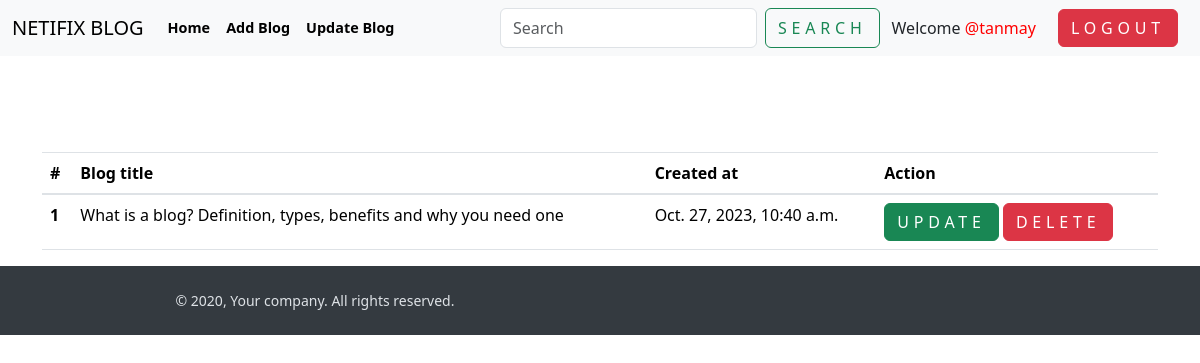
The page /see_blog/ (signed in) on the database its author committed.
### blogapp/models.py (models this page shows, shortened)
class blogmodel(models.Model):
    user=models.ForeignKey(User, blank=True, null=True, on_delete=models.CASCADE)
    title = models.CharField(max_length=1500)
    content=HTMLField()
    slug=models.SlugField(max_length=1000,null=True,blank=True)
    image=models.ImageField(upload_to='media')
    created_at=models.DateTimeField( auto_now_add=True)
    updated_at=models.DateTimeField( auto_now=True)

### blogapp/views.py (the view)
# urls.py: path('see_blog/',see_blog,name="see_blog")
@login_required(login_url="/login/")
def see_blog(request):
    try:
     blog_objs=blogmodel.objects.filter(user=request.user)
     context={
        'blog_objs': blog_objs
     }
    except Exception as e:
        print(e)
    return render(request, 'see_blog.html',context)

### templates/see_blog.html
{% extends "base.html" %}
{% block start %}
<section class="mt-5 pt-5">
    <div class="container">
        <table class="table">
        <thead>
          <tr>
            <th scope="col">#</th>
            <th scope="col">Blog title</th>
            <th scope="col">Created at</th>
            <th scope="col">Action</th>
          </tr>
        </thead>
        <tbody>
            {% for blog in blog_objs %}
          <tr>
            <th scope="row">{{forloop.counter}}</th>
            <td>{{blog.title}}</td>
            <td>{{blog.created_at}}</td>
            <td>
                <a href="/blog_update/{{blog.slug}}" class="btn btn-success">Update</a>
                <a href="/blog_delete/{{blog.id}}" class="btn btn-danger">Delete</a>
            </td>
          </tr>
          {% endfor %}
          </tbody>
          </table>
    </div>
</section>
{% endblock %}

### templates/base.html (shortened to what this page needs)
<!DOCTYPE html>
<html lang="en">
<head>
    <link rel="stylesheet" href="/media/css/nouislider.css">
    <link rel="stylesheet" href="/media/css/swiper.min.css">
    <link rel="stylesheet" href="/media/css/magnific-popup.css">
    <link rel="stylesheet" href="/media/css/default.css" id="theme-stylesheet">
    <link rel="stylesheet" href="/media/css/custom.css">
    <link href="https://cdn.jsdelivr.net/npm/bootstrap@5.3.2/dist/css/bootstrap.min.css" rel="stylesheet">
    <link href="https://getbootstrap.com/docs/5.3/assets/css/docs.css" rel="stylesheet">
   </head>
  <body>
    <header class="header">
      <nav class="navbar navbar-expand-lg bg-body-tertiary">
        <div class="container-fluid" style="padding: 0 12px !important;">
          <a class="navbar-brand" href="/">NETIFIX BLOG</a>
          <div class="collapse navbar-collapse" id="navbarSupportedContent">
            <ul class="navbar-nav me-auto mb-2 mb-lg-0">
              <li class="nav-item">
                <a class="nav-link active" aria-current="page" href="/">Home</a>
              </li>
              {% if request.user.is_authenticated %}
              <li class="nav-item">
                <a class="nav-link active" aria-current="page" href="{% url 'add_blog' %}">Add Blog</a>
              </li>
              <li class="nav-item">
                <a class="nav-link active" aria-current="page" href="{% url 'see_blog' %}">Update Blog</a>
              </li>
              {% endif %}
            </ul>
            <form class="d-flex" role="search">
              <input class="form-control me-2" type="search" placeholder="Search" aria-label="Search">
              <button class="btn btn-outline-success" type="submit" >Search</button>
           </form>
           <span style="padding: 0 12px;">
            {% if request.user.is_authenticated %}
            Welcome
            <span style="color: red;">
{{ request.user.username }}
</span>
{% endif %}
</span>
        <ul class="navbar-nav  mb-2 mb-lg-0">
          {% if request.user.is_authenticated %}
          <a href="{% url 'logout_page' %}"class="btn btn-danger" style="margin: 0 10px;">Logout</a>
          {% else %}
          {% comment %} <li class="nav-item"> {% endcomment %}
        <a href="{% url 'login_page' %}"class="btn btn-danger" style="margin: 10px 10px;">Login</a>
        <a href="{% url 'signup_page' %}"class="btn btn-danger" style="margin: 10px 10px;">Signup</a>
{% endif %}
        </ul>
          </div>
        </div>
      </nav>
    </header>
    {% block start %}
    {% endblock %}
    <footer class="position-relative z-index-10 d-print-none">
      <div class="py-4 font-weight-light bg-gray-800 text-gray-300">
        <div class="container">
          <div class="row align-items-center">
            <div class="col-md-6 text-center text-md-left">
              <p class="text-sm mb-md-0">&copy; 2020, Your company.  All rights reserved.</p>
            </div>
          </div>
        </div>
      </div>
    </footer>
  </body>
</html>

### rows shown on the page
blogmodel: title "What is a blog? Definition, types, benefits and why you need one", created_at "Oct. 27, 2023, 10:40 a.m."

### other values the page prints
{{ request.user.username }} "@tanmay"
